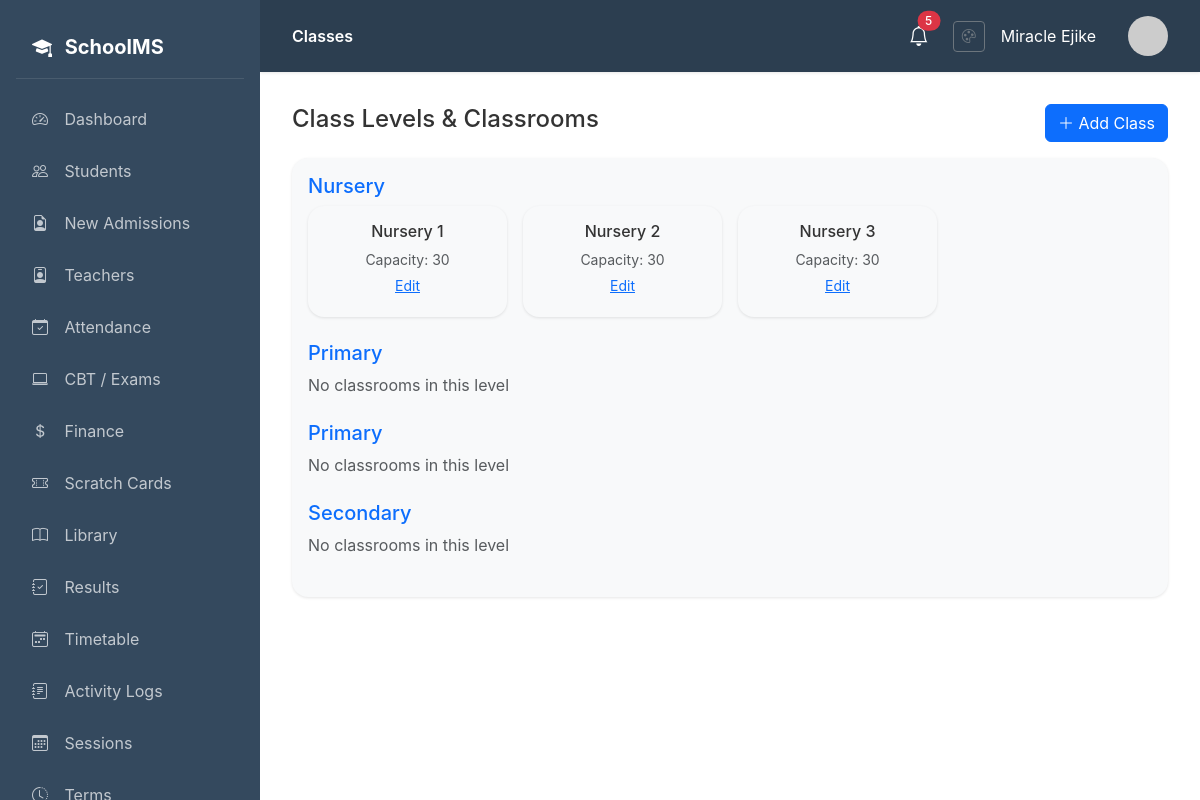
Page /dashboard/classes/ (signed in) on the committed database.
### core/models.py (models this page shows, shortened)
class ClassLevel(models.Model):
    name = models.CharField(max_length=50)
    order = models.IntegerField(default=0)
    class Meta:
        ordering = ['order']

class ClassRoom(models.Model):
    name = models.CharField(max_length=50)
    class_level = models.ForeignKey(ClassLevel, on_delete=models.CASCADE)
    capacity = models.IntegerField(default=30)

### core/views.py (the view)
# urls.py: path('classes/', views.class_list, name='class_list'),
@login_required
def class_list(request):
    class_levels = ClassLevel.objects.prefetch_related('classroom_set').all()
    return render(request, 'core/class_list.html', {'class_levels': class_levels})

### core/context_processors.py (called while the page is built)
def vapid_public_key(request):
    return {
        'vapid_public_key': getattr(settings, 'VAPID_PUBLIC_KEY', ''),
    }

### templates/core/class_list.html (shortened to what this page needs)
{% extends 'base.html' %}
{% block page_title %}Classes{% endblock %}
{% block content %}
<div class="d-flex justify-content-between align-items-center mb-3">
    <h4>Class Levels & Classrooms</h4>
    <a href="{% url 'core:class_add' %}" class="btn btn-primary">
        <i class="bi bi-plus-lg"></i> Add Class
    </a>
</div>
<div class="card">
    <div class="card-body">
        {% for level in class_levels %}
        <div class="mb-4">
            <h5 class="text-primary">{{ level.name }}</h5>
            <div class="row g-3">
                {% for classroom in level.classroom_set.all %}
                <div class="col-md-3">
                    <div class="card bg-light">
                        <div class="card-body text-center">
                            <h6>{{ classroom.name }}</h6>
                            <small class="text-muted d-block">Capacity: {{ classroom.capacity }}</small>
                            <a href="{% url 'core:class_edit' classroom.pk %}" class="btn btn-sm btn-link">Edit</a>
                        </div>
                    </div>
                </div>
                {% empty %}
                <div class="col-12">
                    <p class="text-muted mb-0">No classrooms in this level</p>
                </div>
                {% endfor %}
            </div>
        </div>
        {% empty %}
        <p class="text-muted text-center py-4">No class levels defined. Add them via the admin panel.</p>
        {% endfor %}
    </div>
</div>
{% endblock %}

### templates/base.html (shortened to what this page needs)
{% load static %}
<!DOCTYPE html>
<html lang="en">
<head>
    <link href="https://cdn.jsdelivr.net/npm/bootstrap@5.3.2/dist/css/bootstrap.min.css" rel="stylesheet">
    <link href="https://cdn.jsdelivr.net/npm/bootstrap-icons@1.11.1/font/bootstrap-icons.css" rel="stylesheet">
    <link rel="stylesheet" href="{% static 'css/theme.css' %}">
</head>
<body>
    <nav class="sidebar">
        <div class="brand">
            <i class="bi bi-mortarboard-fill me-2"></i>
            SchoolMS
        </div>
        <ul class="nav flex-column">
            <li class="nav-item">
                <a class="nav-link {% if request.resolver_match.url_name == 'dashboard' %}active{% endif %}" href="{% url 'core:dashboard' %}">
                    <i class="bi bi-speedometer2"></i> Dashboard
                </a>
            </li>
            {% if user.profile.role == 'admin' or user.profile.role == 'teacher' %}
            <li class="nav-item">
                <a class="nav-link {% if 'students' in request.path %}active{% endif %}" href="{% url 'students:student_list' %}">
                    <i class="bi bi-people"></i> Students
                </a>
            </li>
            {% endif %}
            {% if user.profile.role == 'admin' %}
            <li class="nav-item">
                <a class="nav-link {% if 'admissions' in request.path %}active{% endif %}" href="{% url 'homepage:admission_list' %}">
                    <i class="bi bi-file-earmark-person"></i> New Admissions
                </a>
            </li>
            <li class="nav-item">
                <a class="nav-link {% if 'teachers' in request.path %}active{% endif %}" href="{% url 'teachers:teacher_list' %}">
                    <i class="bi bi-person-badge"></i> Teachers
                </a>
            </li>
            {% endif %}
            {% if user.profile.role == 'admin' or user.profile.role == 'teacher' or user.profile.role == 'student' %}
            <li class="nav-item">
                <a class="nav-link {% if 'attendance' in request.path %}active{% endif %}" href="{% url 'attendance:dashboard' %}">
                    <i class="bi bi-calendar-check"></i> Attendance
                </a>
            </li>
            {% endif %}
            <li class="nav-item">
                <a class="nav-link {% if 'cbt' in request.path %}active{% endif %}" href="{% url 'cbt:dashboard' %}">
                    <i class="bi bi-laptop"></i> CBT / Exams
                </a>
            </li>
            {% if user.profile.role == 'admin' or user.profile.role == 'accountant' or user.profile.role == 'student' %}
            <li class="nav-item">
                <a class="nav-link {% if 'finance' in request.path %}active{% endif %}" href="{% url 'finance:dashboard' %}">
                    <i class="bi bi-currency-dollar"></i> Finance
                </a>
            </li>
            <li class="nav-item">
                <a class="nav-link {% if 'scratchcard' in request.path %}active{% endif %}" href="{% url 'scratchcard:dashboard' %}">
                    <i class="bi bi-ticket-perforated"></i> Scratch Cards
                </a>
            </li>
            {% endif %}
            {% if user.profile.role == 'admin' or user.profile.role == 'librarian' or user.profile.role == 'teacher' or user.profile.role == 'student' %}
            <li class="nav-item">
                <a class="nav-link {% if 'library' in request.path %}active{% endif %}" href="{% url 'library:dashboard' %}">
                    <i class="bi bi-book"></i> Library
                </a>
            </li>
            {% endif %}
            <li class="nav-item">
                <a class="nav-link {% if 'results' in request.path %}active{% endif %}" href="{% url 'students:results_dashboard' %}">
                    <i class="bi bi-journal-check"></i> Results
                </a>
            </li>
            {% if user.profile.role == 'admin' or user.profile.role == 'teacher' %}
            <li class="nav-item">
                <a class="nav-link {% if 'timetable' in request.path %}active{% endif %}" href="{% url 'timetable:list' %}">
                    <i class="bi bi-calendar2-week"></i> Timetable
                </a>
            </li>
            {% endif %}
            {% if user.profile.role == 'admin' %}
            <li class="nav-item">
                <a class="nav-link {% if 'audit-logs' in request.path %}active{% endif %}" href="{% url 'core:audit_logs' %}">
                    <i class="bi bi-journal-text"></i> Activity Logs
                </a>
            </li>
            <li class="nav-item">
                <a class="nav-link {% if 'sessions' in request.path %}active{% endif %}" href="{% url 'core:session_list' %}">
                    <i class="bi bi-calendar3"></i> Sessions
                </a>
            </li>
            <li class="nav-item">
                <a class="nav-link {% if 'terms' in request.path %}active{% endif %}" href="{% url 'core:term_list' %}">
                    <i class="bi bi-clock-history"></i> Terms
                </a>
            </li>
            {% endif %}
        </ul>
    </nav>
    <main class="main-content">
        <div class="top-bar">
            <div>
                <span class="fw-semibold">{% block page_title %}Dashboard{% endblock %}</span>
            </div>
            <div class="d-flex align-items-center gap-3">
                <div class="dropdown me-2">
                    <button class="btn btn-link text-white position-relative p-0 border-0" type="button" id="notificationBell" data-bs-toggle="dropdown" aria-expanded="false">
                        <i class="bi bi-bell fs-5"></i>
                        <span id="notification-badge" class="position-absolute top-0 start-100 translate-middle badge rounded-pill bg-danger d-none">
                        </span>
                    </button>
                </div>
                <a href="{% url 'accounts:theme_settings' %}" class="btn btn-sm btn-outline-secondary" title="Theme Settings">
                    <i class="bi bi-palette"></i>
                </a>
                <span class="me-3">{{ user.get_full_name|default:user.username }}</span>
                <img src="https://ui-avatars.com/api/?name={{ user.username }}&background=4f46e5&color=fff" class="avatar" alt="Avatar">
            </div>
        </div>
        {% block content %}{% endblock %}
    </main>
</body>
</html>

### static/css/theme.css (style rules this page uses)
:root { --primary-color: #0d6efd; --secondary-color: #6c757d; --accent-color: #198754; --navbar-color: #2c3e50; --sidebar-color: #34495e; --background-color: #ffffff; --text-color: #333333; --light-bg: #f8f9fa; --border-color: #dee2e6; }
body { background-color: var(--background-color); color: var(--text-color); transition: background-color 0.3s ease, color 0.3s ease; }
.sidebar { background-color: var(--sidebar-color) !important; transition: background-color 0.3s ease; }
.top-bar { background-color: var(--navbar-color) !important; color: white; transition: background-color 0.3s ease; }
.card { background-color: var(--light-bg); color: var(--text-color); border-color: var(--border-color) !important; transition: background-color 0.3s ease, color 0.3s ease; }
.btn-primary { background-color: var(--primary-color) !important; border-color: var(--primary-color) !important; }
.main-content { background-color: var(--background-color); transition: background-color 0.3s ease; }
.sidebar .nav-link { color: rgba(255, 255, 255, 0.7); }

### templates/base.html (style rules this page uses)
body { font-family: 'Inter', -apple-system, BlinkMacSystemFont, 'Segoe UI', Roboto, sans-serif; background-color: var(--background-color); overflow-x: hidden; }
.reveal-hidden { opacity: 0; transform: translateY(20px); transition: all 0.6s cubic-bezier(0.4, 0, 0.2, 1); }
.reveal-visible { opacity: 1; transform: translateY(0); }
.btn { transition: all 0.2s ease; }
.sidebar { position: fixed; top: 0; left: 0; height: 100vh; width: var(--sidebar-width); background-color: var(--sidebar-color); padding: 1rem; overflow-y: auto; z-index: 1000; }
.sidebar .brand { color: #fff; font-size: 1.25rem; font-weight: 700; padding: 1rem; margin-bottom: 1rem; border-bottom: 1px solid rgba(255,255,255,0.1); }
.sidebar .nav-link { color: rgba(255,255,255,0.7); padding: 0.75rem 1rem; border-radius: 0.5rem; margin-bottom: 0.25rem; transition: all 0.2s; }
.sidebar .nav-link i { width: 24px; margin-right: 0.75rem; }
.main-content { margin-left: var(--sidebar-width); padding: 2rem; min-height: 100vh; background-color: transparent; color: var(--text-color); position: relative; }
.top-bar { background-color: var(--navbar-color); color: white; padding: 1rem 2rem; margin: -2rem -2rem 2rem -2rem; box-shadow: 0 1px 3px rgba(0,0,0,0.1); display: flex; justify-content: space-between; align-items: center; }
.card { border: none; border-radius: 1rem; box-shadow: 0 1px 3px rgba(0,0,0,0.1); }
.btn-primary { background: var(--primary-color); border-color: var(--primary-color); }
.badge { font-weight: 500; }
.avatar { width: 40px; height: 40px; border-radius: 50%; object-fit: cover; }

### rows in the picture
ClassLevel: name "Nursery"
ClassRoom: name "Nursery 1", capacity "30"
ClassRoom: name "Nursery 2", capacity "30"
ClassRoom: name "Nursery 3", capacity "30"
ClassLevel: name "Primary"
ClassLevel: name "Primary"
ClassLevel: name "Secondary"

### other values in the picture
{{ user.get_full_name|default:user.username }} "Miracle Ejike"
